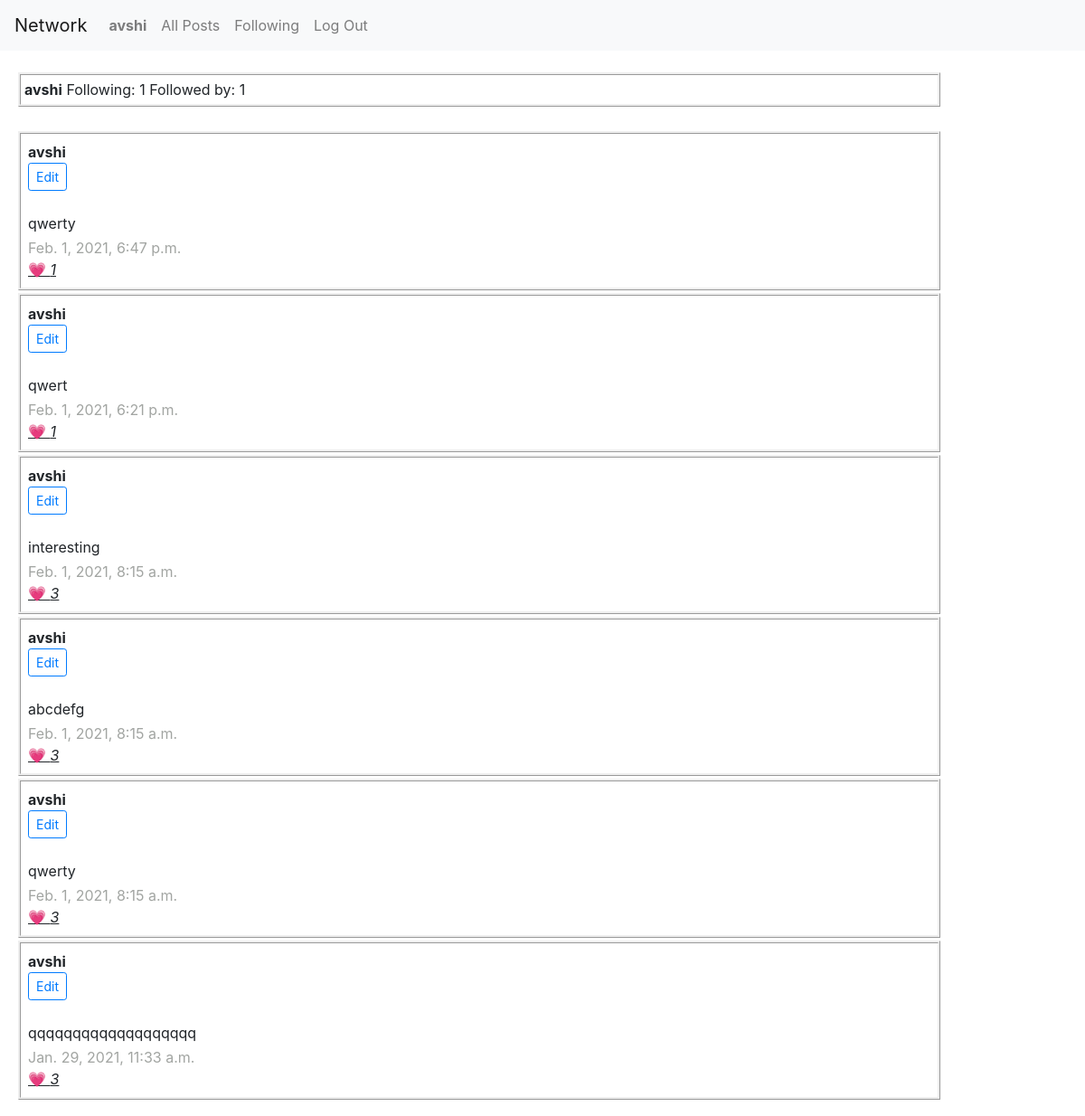
Before: /avshi (signed in) with the older database file.
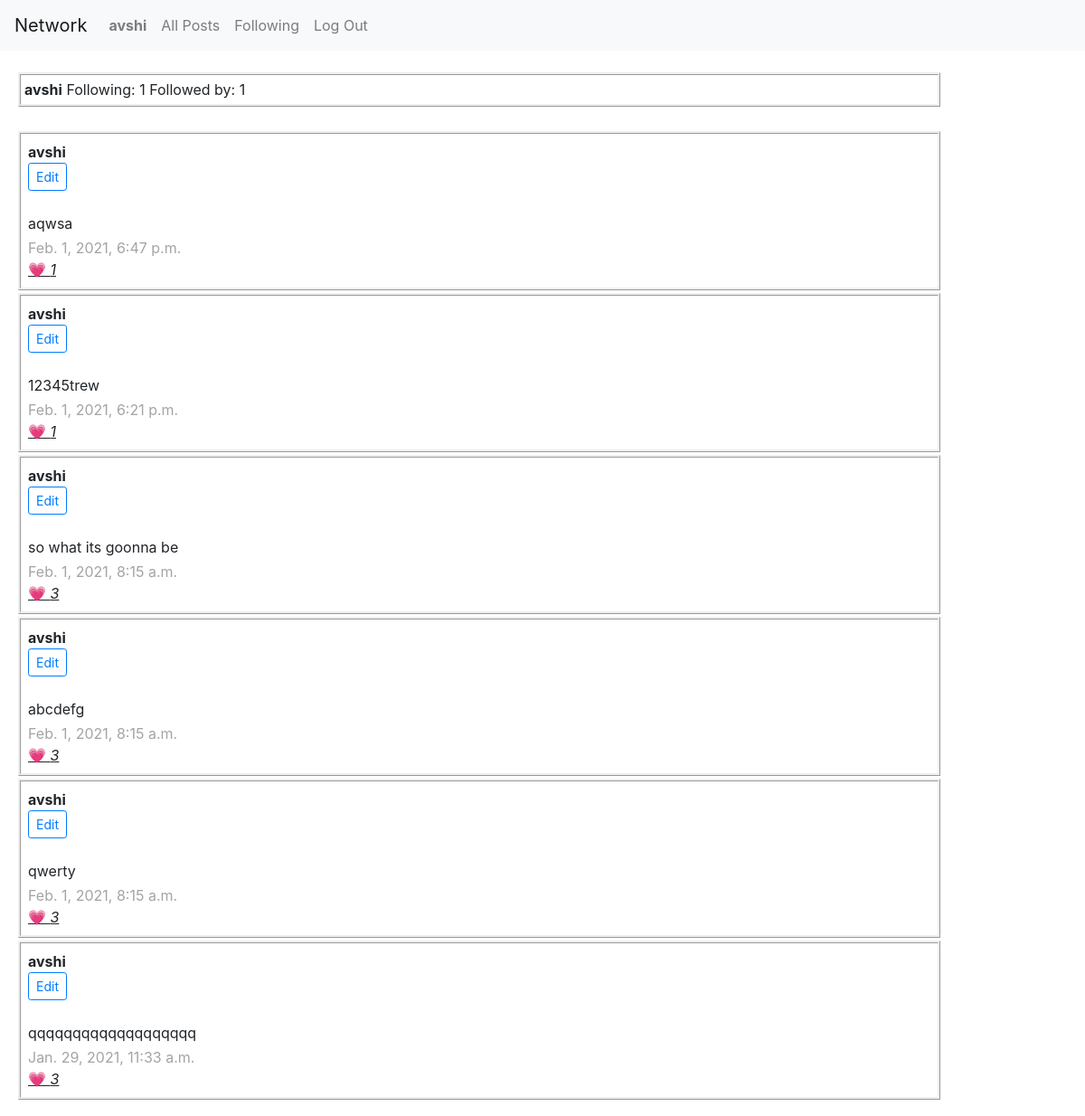
After: the same page with the newer database file.
### network/models.py (models this page shows, shortened)
class Post(models.Model):
    user = models.ForeignKey(User, on_delete=models.CASCADE, related_name="poster")
    content = models.CharField(max_length=256)
    timestamp = models.DateTimeField(auto_now_add=True)
    likes = models.IntegerField(default=0)
    users_liking = models.ManyToManyField(User, blank=True, related_name="posts_liked")

class User(AbstractUser):
    follows_this_many = models.IntegerField(default=0)
    followed_by_this_many = models.IntegerField(default=0)

### network/views.py (the view)
# urls.py: path("<str:user>", views.profile, name="profile"),
@login_required
def profile(request, user):
    profile_user = User.objects.get(username=user)
    user = request.user
    try:
        following = Following.objects.get(user_followed=profile_user, followed_by=user)
    except:
        following = None
    posts = Post.objects.all().filter(user=profile_user)
    posts = posts.order_by("-timestamp").all()
    paginator = Paginator(posts, 10)
    page_number = request.GET.get('page')
    page_obj = paginator.get_page(page_number)
    return render(request, "network/profile.html", {
        'form': NewPostForm(),
        'following': following,
        'profile_user': profile_user,
        'page_obj': page_obj,
    })

### network/templates/network/profile.html (shortened to what this page needs)
{% extends "network/layout.html" %}
{% load static %}
{% block body %}
    <br>
    <div class="profile-user">
            <strong>{{ profile_user }}</strong>
            <span>Following: {{ profile_user.follows_this_many }} Followed by: {{ profile_user.followed_by_this_many }}</span>
    </div>
    <br>
    {% for post in page_obj %}
        <div class="post-list" id="{{post.id}}">
            <div><strong>{{ post.user }}</strong></div>
            {% if user == post.user %}
                <div><small><button class="btn btn-sm btn-outline-primary" id="edit{{post.id}}" class="edit">Edit</button></small></div>
            {% endif %}
            <br>
            <div class="post-content" id="edit{{post.id}}-content">{{ post.content }}</div>
            <div class="post-timestamp">{{ post.timestamp }}</div>
            {% if user.is_authenticated %}
                <u><a href="" id="like{{post.id}}"> &#128151;</a> <i id="likes{{post.id}}">{{ post.likes }}</i></u>
            {% else %}
                <div>&#128151; {{ post.likes }}</div>
            {% endif %}
        </div>
    {% endfor %}
    <div class="pagination">
    </div>
{% endblock %}

Changed rows visible on the page:
changed Post: content "qwerty" → "aqwsa"
changed Post: content "qwert" → "12345trew"
changed Post: content "interesting" → "so what its goonna be"
